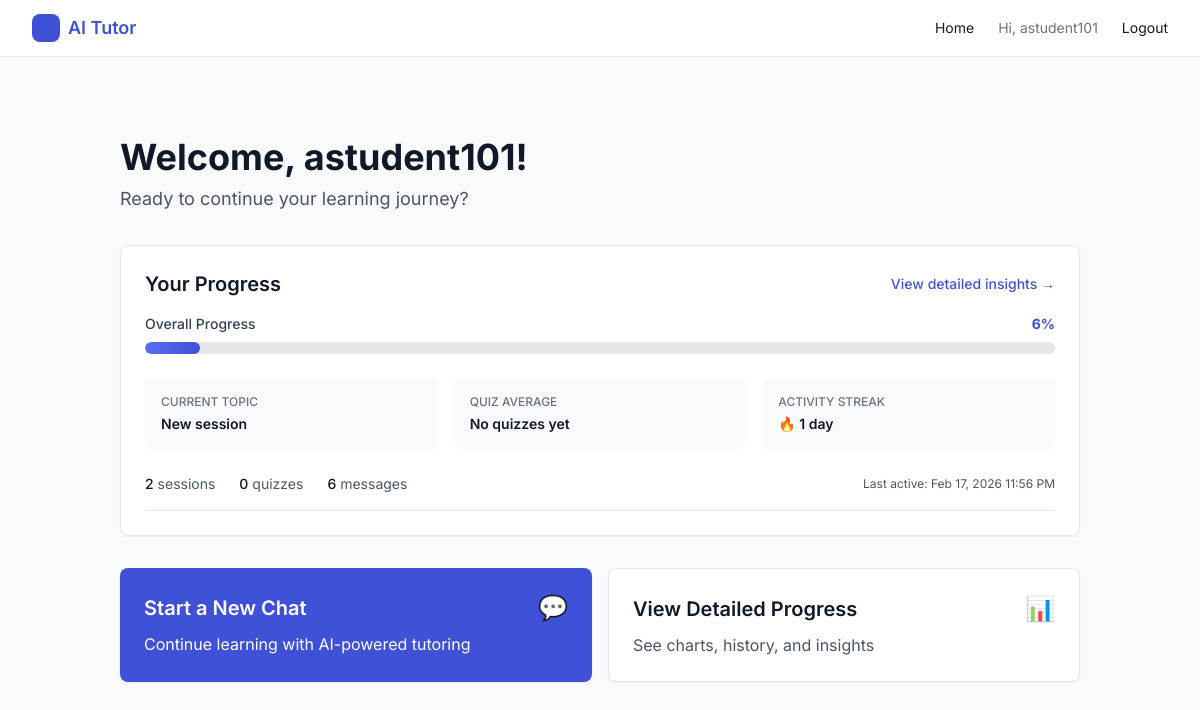
The page /tutor/ (signed in) on the database as committed earlier.
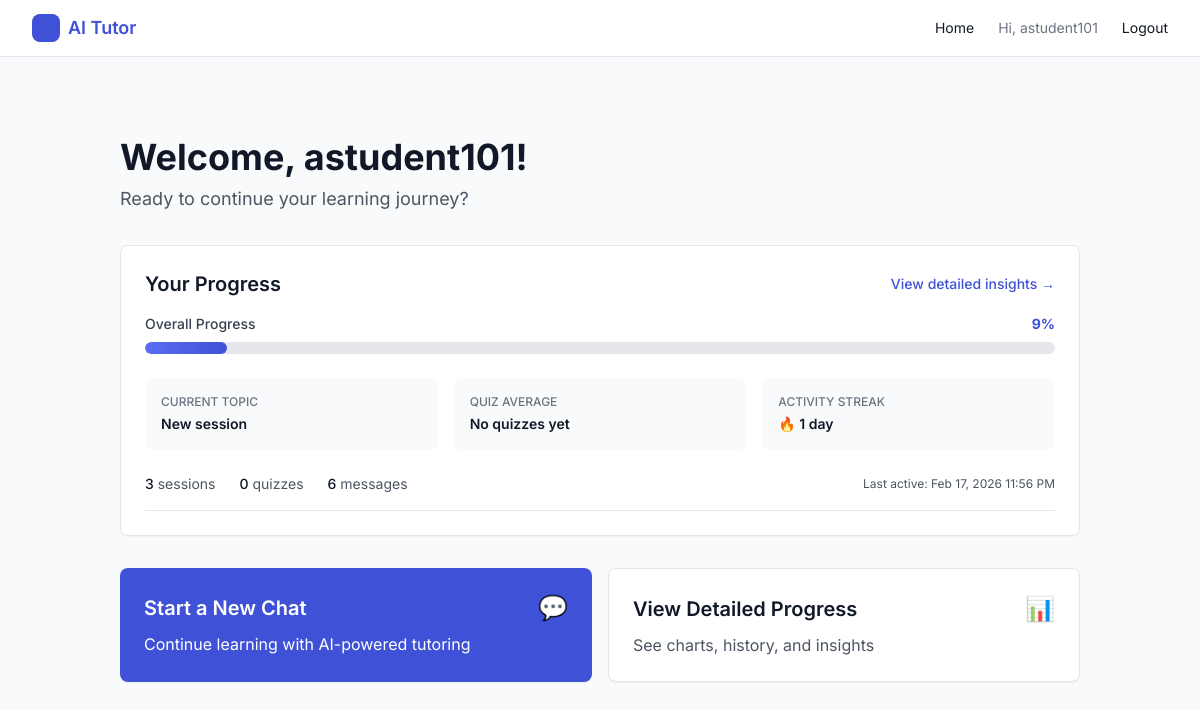
The same page on the database as committed later.
### tutor/models.py (models this page shows, shortened)
class StudentProgress(models.Model):
    user = models.OneToOneField(
        settings.AUTH_USER_MODEL,
        on_delete=models.CASCADE,
        related_name="progress",
        db_index=True
    )
    overall_completion_percent = models.DecimalField(
        max_digits=5,
        decimal_places=2,
        default=0.00,
        help_text="Weighted completion based on quiz scores and session activity"
    )
    current_module = models.CharField(
        max_length=200,
        blank=True,
        help_text="Current topic/module - inferred from most recent session title"
    )
    quiz_average = models.DecimalField(
        max_digits=5,
        decimal_places=2,
        null=True,
        blank=True,
        help_text="Average quiz score across all graded quizzes"
    )
    activity_streak = models.IntegerField(
        default=0,
        help_text="Consecutive days with at least one activity"
    )
    last_activity = models.DateTimeField(
        null=True,
        blank=True,
        help_text="Timestamp of most recent chat or quiz activity"
    )
    total_sessions = models.IntegerField(
        default=0,
        help_text="Total number of chat sessions created"
    )
    total_quizzes = models.IntegerField(
        default=0,
        help_text="Total number of quizzes completed"
    )
    total_messages = models.IntegerField(
        default=0,
        help_text="Total number of user messages sent"
    )
    updated_at = models.DateTimeField(auto_now=True)
    class Meta:
        indexes = [
            models.Index(fields=['user', 'updated_at']),
        ]
        verbose_name_plural = "Student Progress"

### tutor/views.py (the view)
# urls.py: path("", landing_page, name="landing"),
@login_required
def landing_page(request):
    if is_teacher_or_admin(request.user):
        return redirect("dashboard")
    try:
        progress = StudentProgress.objects.get(user=request.user)
    except StudentProgress.DoesNotExist:
        calculate_student_progress(request.user)
        progress = StudentProgress.objects.get(user=request.user)
    context = {
        'progress': progress,
        'has_activity': progress.total_sessions > 0 or progress.total_quizzes > 0,
    }
    return render(request, "landing.html", context)

### tutor/utils.py (called while the page is built)
def is_teacher_or_admin(user):
    if not user.is_authenticated:
        return False
    if user.is_superuser:
        return True
    is_teacher = TeacherProfile.objects.filter(user=user).exists()
    is_admin = AdminProfile.objects.filter(user=user).exists()
    return is_teacher or is_admin

### tutor/templates/landing.html (shortened to what the changed rows need)
{% extends "base.html" %}
{% block content %}
<div class="max-w-5xl mx-auto px-4 sm:px-6 lg:px-8 py-12">
  <div class="mb-8">
    <h1 class="text-4xl font-bold text-gray-900 mb-2">
      Welcome, {{ user.first_name|default:user.username }}!
    </h1>
  </div>
  <div class="bg-white rounded-lg shadow-sm border border-gray-200 p-6 mb-8">
    <div class="flex items-center justify-between mb-4">
      <h2 class="text-xl font-semibold text-gray-900">Your Progress</h2>
    </div>
    {% if has_activity %}
      <div class="mb-6">
        <div class="flex items-center justify-between mb-2">
          <span class="text-sm font-medium text-gray-700">Overall Progress</span>
          <span class="text-sm font-bold text-brand-600">{{ progress.overall_completion_percent|floatformat:0 }}%</span>
        </div>
        <div class="w-full bg-gray-200 rounded-full h-3 overflow-hidden">
          <div class="bg-gradient-to-r from-brand-500 to-brand-600 h-3 rounded-full transition-all duration-500"
               style="width: {{ progress.overall_completion_percent }}%">
          </div>
        </div>
      </div>
      <div class="grid grid-cols-1 md:grid-cols-3 gap-4 mb-6">
        <div class="bg-gray-50 rounded-lg p-4">
          <div class="text-xs font-medium text-gray-500 uppercase mb-1">Current Topic</div>
          <div class="text-sm font-semibold text-gray-900 truncate">
            {{ progress.current_module|default:"No active topic" }}
          </div>
        </div>
        <div class="bg-gray-50 rounded-lg p-4">
          <div class="text-xs font-medium text-gray-500 uppercase mb-1">Quiz Average</div>
          <div class="text-sm font-semibold text-gray-900">
            {% if progress.quiz_average %}
              {{ progress.quiz_average|floatformat:1 }}%
            {% else %}
              No quizzes yet
            {% endif %}
          </div>
        </div>
        <div class="bg-gray-50 rounded-lg p-4">
          <div class="text-xs font-medium text-gray-500 uppercase mb-1">Activity Streak</div>
          <div class="text-sm font-semibold text-gray-900">
            {% if progress.activity_streak > 0 %}
              🔥 {{ progress.activity_streak }} day{{ progress.activity_streak|pluralize }}
            {% else %}
              Start today!
            {% endif %}
          </div>
        </div>
      </div>
      <div class="flex items-center gap-6 text-sm text-gray-600 pb-4 border-b border-gray-200">
        <div>
          <span class="font-medium text-gray-900">{{ progress.total_sessions }}</span> session{{ progress.total_sessions|pluralize }}
        </div>
        <div>
          <span class="font-medium text-gray-900">{{ progress.total_quizzes }}</span> quiz{{ progress.total_quizzes|pluralize:"zes" }}
        </div>
        <div>
          <span class="font-medium text-gray-900">{{ progress.total_messages }}</span> message{{ progress.total_messages|pluralize }}
        </div>
        {% if progress.last_activity %}
        <div class="ml-auto text-xs">
          Last active: {{ progress.last_activity|date:"M j, Y g:i A" }}
        </div>
        {% endif %}
      </div>
    {% endif %}
  </div>
</div>
{% endblock %}

Rows that differ between the two databases and show on the page:
changed StudentProgress "New session": overall_completion_percent "6" → "9"; total_sessions "2" → "3"
